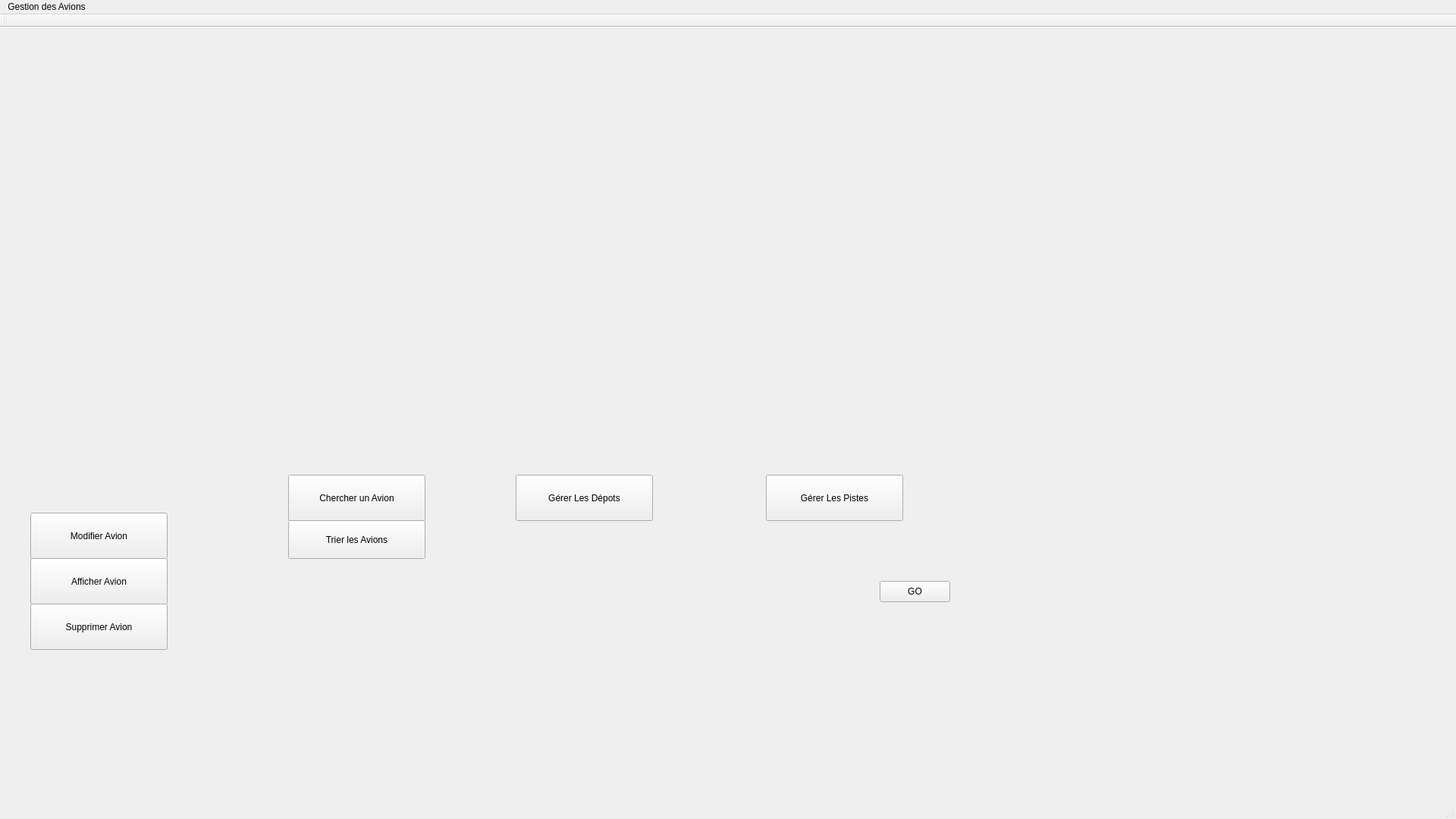
<?xml version="1.0" encoding="UTF-8"?>
<ui version="4.0">
 <class>MainWindow</class>
 <widget class="QMainWindow" name="MainWindow">
  <property name="geometry">
   <rect>
    <x>0</x>
    <y>0</y>
    <width>1920</width>
    <height>1080</height>
   </rect>
  </property>
  <property name="windowTitle">
   <string>MainWindow</string>
  </property>
  <widget class="QWidget" name="centralWidget">
   <widget class="QPushButton" name="supprimer">
    <property name="geometry">
     <rect>
      <x>40</x>
      <y>760</y>
      <width>181</width>
      <height>61</height>
     </rect>
    </property>
    <property name="styleSheet">
     <string notr="true"/>
    </property>
    <property name="text">
     <string>Supprimer Avion</string>
    </property>
   </widget>
   <widget class="QPushButton" name="afficher">
    <property name="geometry">
     <rect>
      <x>40</x>
      <y>700</y>
      <width>181</width>
      <height>61</height>
     </rect>
    </property>
    <property name="styleSheet">
     <string notr="true"/>
    </property>
    <property name="text">
     <string>Afficher Avion</string>
    </property>
   </widget>
   <widget class="QPushButton" name="modifier">
    <property name="geometry">
     <rect>
      <x>40</x>
      <y>640</y>
      <width>181</width>
      <height>61</height>
     </rect>
    </property>
    <property name="styleSheet">
     <string notr="true"/>
    </property>
    <property name="text">
     <string>Modifier Avion</string>
    </property>
   </widget>
   <widget class="QPushButton" name="trier">
    <property name="geometry">
     <rect>
      <x>380</x>
      <y>650</y>
      <width>181</width>
      <height>51</height>
     </rect>
    </property>
    <property name="styleSheet">
     <string notr="true"/>
    </property>
    <property name="text">
     <string>Trier les Avions</string>
    </property>
   </widget>
   <widget class="QLabel" name="label_2">
    <property name="geometry">
     <rect>
      <x>-80</x>
      <y>-130</y>
      <width>2141</width>
      <height>1181</height>
     </rect>
    </property>
    <property name="text">
     <string/>
    </property>
    <property name="pixmap">
     <pixmap resource="resource.qrc">:/78851020_2725902970969998_8810818661179719680_n.jpg</pixmap>
    </property>
   </widget>
   <widget class="QPushButton" name="pushButton">
    <property name="geometry">
     <rect>
      <x>1160</x>
      <y>730</y>
      <width>93</width>
      <height>28</height>
     </rect>
    </property>
    <property name="text">
     <string>GO</string>
    </property>
   </widget>
   <widget class="QPushButton" name="pushButton_2">
    <property name="geometry">
     <rect>
      <x>380</x>
      <y>590</y>
      <width>181</width>
      <height>61</height>
     </rect>
    </property>
    <property name="text">
     <string>Chercher un Avion</string>
    </property>
   </widget>
   <widget class="QPushButton" name="pushButton_4">
    <property name="geometry">
     <rect>
      <x>1010</x>
      <y>590</y>
      <width>181</width>
      <height>61</height>
     </rect>
    </property>
    <property name="text">
     <string>Gérer Les Pistes</string>
    </property>
   </widget>
   <widget class="QPushButton" name="pushButton_3">
    <property name="geometry">
     <rect>
      <x>680</x>
      <y>590</y>
      <width>181</width>
      <height>61</height>
     </rect>
    </property>
    <property name="text">
     <string>Gérer Les Dépots</string>
    </property>
   </widget>
   <zorder>label_2</zorder>
   <zorder>supprimer</zorder>
   <zorder>afficher</zorder>
   <zorder>modifier</zorder>
   <zorder>trier</zorder>
   <zorder>pushButton</zorder>
   <zorder>pushButton_2</zorder>
   <zorder>pushButton_4</zorder>
   <zorder>pushButton_3</zorder>
  </widget>
  <widget class="QMenuBar" name="menuBar">
   <property name="geometry">
    <rect>
     <x>0</x>
     <y>0</y>
     <width>1920</width>
     <height>26</height>
    </rect>
   </property>
   <widget class="QMenu" name="menuGestion_des_Avions">
    <property name="title">
     <string>Gestion des Avions</string>
    </property>
   </widget>
   <addaction name="menuGestion_des_Avions"/>
  </widget>
  <widget class="QToolBar" name="mainToolBar">
   <attribute name="toolBarArea">
    <enum>TopToolBarArea</enum>
   </attribute>
   <attribute name="toolBarBreak">
    <bool>false</bool>
   </attribute>
  </widget>
  <widget class="QStatusBar" name="statusBar"/>
 </widget>
 <layoutdefault spacing="6" margin="11"/>
 <resources>
  <include location="resource.qrc"/>
 </resources>
 <connections/>
</ui>
